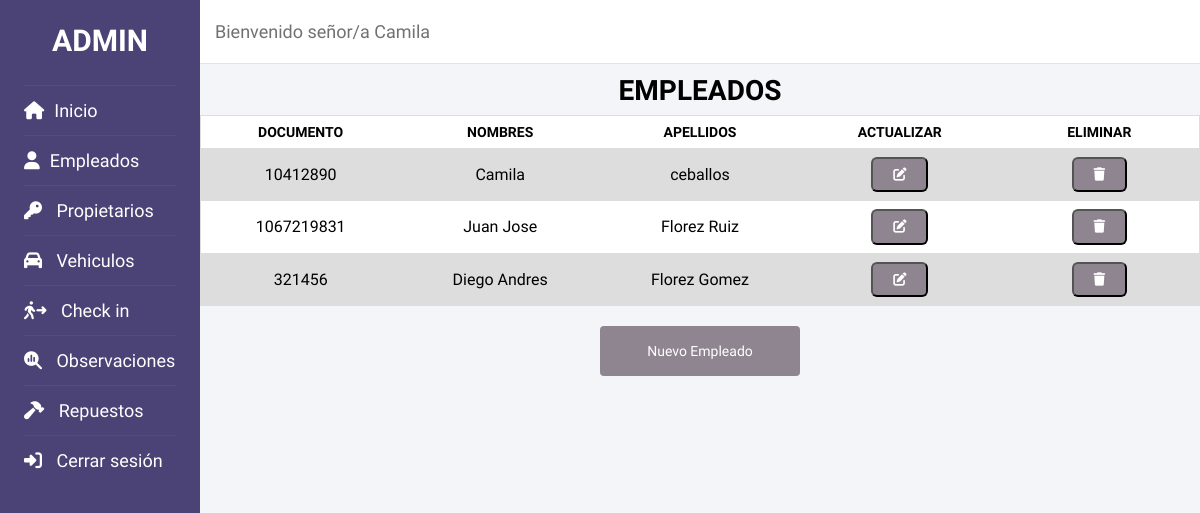
The page /codigo/neg_dat_consultar_empleados.php (signed in) on the database its author committed.
### tables this page shows
create table usuarios(
    id_usuario int (20)  primary key not null auto_increment,
    documento int (12) not null,
    nombres text (50) not null,
    apellidos text (50) not null,
    contrasena varchar (255) not null
);

### codigo/neg_dat_consultar_empleados.php (the view, shortened to what this page needs)
<!DOCTYPE html>
<html lang="es">
<head>
    <link rel="stylesheet" href="css/Style_consultas.css">
</head>
<body>
<?php include('header_administrador.php');?>
    <main class="container-table">
    <?php class Usuarios
    {
        public function consultar ()
        {
        include ("conexion.php");
        echo "<table class='table'>";
        $sql = "SELECT * FROM usuarios";
	    if(!$result = $db->query($sql)):
		    die('Hay un error primera consulta!!! ['.$db->error.']');
        endif;
        echo "<caption>Empleados</caption>";
        echo "<tbody>";
            echo "<tr class='table-header'>";
                echo "<th>Documento</th>";
                echo "<th>Nombres</th>";
                echo "<th>Apellidos</th>";
                echo "<th>Actualizar</th>";
                echo "<th>Eliminar</th>";
            echo "</tr>";
        while ($row=$result->fetch_assoc()):
            $documento=stripslashes($row["documento"]);
            $nombres=stripslashes($row["nombres"]);
            $apellidos=stripslashes($row["apellidos"]);
            echo "<tr>";
                echo "<td data-label='Documento'>$documento</td>";
                echo "<td data-label='Nombres'>$nombres</td>";
                echo "<td data-label='Apellidos'>$apellidos</td>";
                echo "<td data-label='Actualizar'>";
                    echo "<form name='shdhd' method='POST' action='pres_neg_dat_actualizar_empleados.php'>";
                    echo "<button  class='btn_table fa-solid fa-pen-to-square' type='submit' Value='Actualizar'></button>";
                    echo "</form>";
                echo "</td>";
                echo "<td data-label='Eliminar'>";
                    echo "<form name='shdhd' method='POST' action='neg_dat_eliminar_empleados.php'>";
                    echo "<button  class='btn_table fa-solid fa-trash' type='submit' Value='Eliminar'></button>";
                    echo "</form>";
                echo "</td>";
            echo "</tr>";
        endwhile;
            echo" </tbody>";
        echo "</table>";
        }
    }
    $nuevo = new Usuarios();
    $nuevo -> consultar();
    ?>
        <a class="btn_bottom" href="pres_registro_empleados.php">Nuevo Empleado</a>
    </main>
</body>
</html>

### codigo/css/Style_consultas.css (style rules this page uses)
.container-table { width: 100%; margin: auto; }
.table { width: 100%; border: 0px; background-color: white; border-collapse: collapse; table-layout: fixed; }
.table caption { font-size: 2.2rem; text-transform: uppercase; font-weight: bold; margin: 8px 0; }
.table tr { display: block; background-color: #f8f8f8; margin-bottom: 8px; border-bottom: 4px solid #ddd; }
.table th, .table td { font-size: 1.2rem; padding: 8px; text-align: center; }
.table .table-header { display: none; }
.table .table-header th { text-transform: uppercase; background-color: white; color: black; }
.table td { display: block; border-bottom: 1px solid #ddd; text-align: right; }
.table td:last-child { border-bottom: 0px; }
.table td::before { content: attr(data-label); font-weight: bold; float: left; }
.btn_table { background-color: #8e8590; padding: 9px 20px; color: #fff; border-radius: 6px; text-decoration: 0; cursor: pointer; }
.btn_bottom { display: flex; justify-content: center; font-size: 1.4rem; margin-top: 20px; padding: 10px 0; background-color: #8e8590; color: white; }

### codigo/css/Style_header.css (style rules this page uses)
* { margin: 0; padding: 0; text-decoration: none; font-family: 'Josefin Sans', sans-serif; box-sizing: border-box; }
html { font-size: 62.5%; }
body { background-color: #f3f5f9; }

### codigo/css/Style_desktop.css (style rules this page uses)
main { margin-left: 200px; }
.container-table { display: flex; flex-direction: column; align-items: center; width: calc(100% - 200px); margin-left: 200px; }
.table { border: 1px solid #cccc; }
.table caption { font-size: 2.8rem; }
.table .table-header { display: table-row; }
.table .table-header th { font-size: 1.1rem; }
.table tr { display: table-row; border: 1px solid #ddd; background: white; }
.table tr:nth-child(even) { background-color: #ddd; }
.table th, .table td { font-size: 1.6rem; text-align: center; }
.table td { display: table-cell; }
.table td::before { content: none; font-weight: normal; float: none; }
.btn_bottom { align-items: center; width: 200px; height: 50px; border-radius: 4px; }
@media screen and (min-width:1200px) { .table .table-header th { font-size: 1.4rem; } }

### rows shown on the page
usuarios: documento "10412890", nombres "Camila", apellidos "ceballos"
usuarios: documento "1067219831", nombres "Juan Jose", apellidos "Florez Ruiz"
usuarios: documento "321456", nombres "Diego Andres", apellidos "Florez Gomez"

### other values the page prints
$_SESSION['nombre_usuario'] "Camila"
